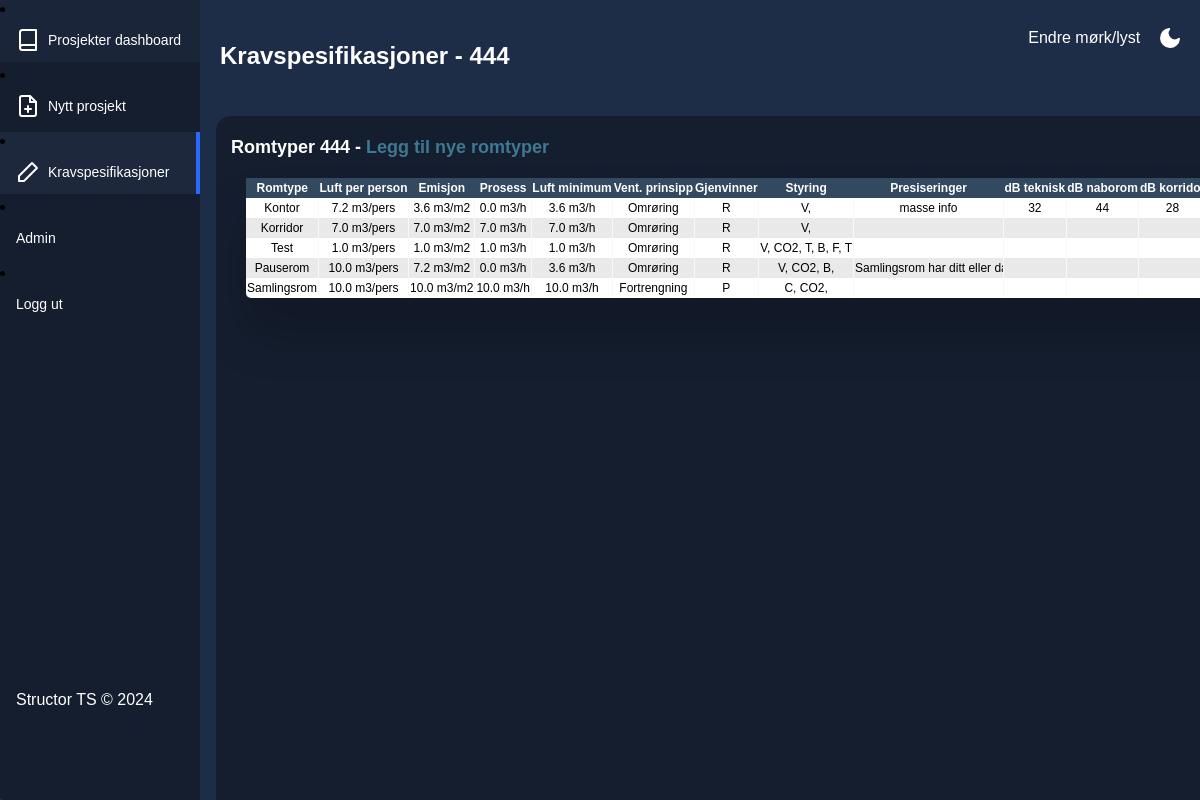
Page /specifications/444 (signed in) on the committed database.
### romskjema/models.py (models this page shows)
class RoomTypes(db.Model):
    __tablename__ = "RoomTypes"
    id = db.Column(db.Integer, primary_key=True, autoincrement=True)
    specification_id = db.Column(db.Integer, db.ForeignKey("Specifications.id"), nullable=False)
    name = db.Column(db.String(50), nullable=False)
    air_per_person = db.Column(db.Float)
    air_emission = db.Column(db.Float)
    air_process = db.Column(db.Float)
    air_minimum = db.Column(db.Float)
    ventilation_principle = db.Column(db.String(50))
    heat_exchange = db.Column(db.String(50))
    room_control = db.Column(db.String(50))
    notes = db.Column(db.String(100))
    db_technical = db.Column(db.String(50))
    db_neighbour = db.Column(db.String(50))
    db_corridor = db.Column(db.String(50))
    comments = db.Column(db.String(20))

### romskjema/specifications/specifications.py (the view)
@specifications_bp.route('/', defaults={'specification': None}, methods=['GET', 'POST'])
@specifications_bp.route('/<specification>', methods=['GET', 'POST'])
@login_required
def specifications(specification):
    specifications = dbo.get_specifications()
    endpoint = request.endpoint
    if request.method == "GET":
        if specification is None:
            return render_template("specifications.html",
                            user=current_user,
                            specifications=specifications,
                            specification=None,
                            endpoint=endpoint)
        else:
            spec_object = dbo.get_specification_by_name(specification)
            specification_data = dbo.get_specification_room_data(specification)
            return render_template("specifications.html",
                                user=current_user,
                                specification=specification,
                                specification_data=specification_data,
                                spec_object = spec_object,
                                endpoint=endpoint)

### romskjema/db_operations.py (called while the page is built)
@login_required
def get_specification_by_name(name: str) -> models.Specifications:
    spec = db.session.query(models.Specifications).filter(models.Specifications.name == name).first()
    return spec

@login_required
def get_specifications() -> list:
    spec_list = []
    specifications = models.Specifications.query.all()
    for spec in specifications:
        spec_list.append(spec)
    return spec_list

@login_required
def get_specification_room_data(specification_name: str):
    data = db.session.query(models.RoomTypes).join(models.Specifications).filter(models.Specifications.name == specification_name).all()
    return data

### romskjema/specifications/templates/specifications.html (shortened to what this page needs)
{% extends "base.html" %}
{% block pagetitle %}Kravspesifikasjoner {% if specification %}- {{specification}}{%endif%}{%endblock%}
{% block page_subtitle %}
  {% if specification %}
    Romtyper {{specification}} - <a href="{{ url_for('specifications.new_room', specification=specification)}}">Legg til nye romtyper</a>
  {% else %}
    Kravspesifikasjoner
  {% endif %}
{% endblock %}
{% block content %}
  {% if specification %}
    <div class="table-wrapper">
      <table id="roomsTable" class="fl-table">
          <thead>
            <tr>
              <th>
                Romtype
              </th>
              <th>
                Luft per person
              </th>
              <th>
                Emisjon
              </th>
              <th>
                Prosess
              </th>
              <th>
                Luft minimum
              </th>
              <th>
                Vent. prinsipp
              </th>
              <th>
                Gjenvinner
              </th>
              <th>
                <div class="table-description-dropdown">Styring
                  </div>
              </th>
              <th>
                Presiseringer
              </th>
              <th>
                  dB teknisk
              </th>
              <th>
                  dB naborom
              </th>
              <th>
                  dB korridor
              </th>
            </tr>
          </thead>
          <tbody>
              {% for data in specification_data %}
            <tr>
              <td>
                {{data.name}}
              </td>
              <td>
                {{data.air_per_person}} m3/pers
              </td>
              <td>
                {{data.air_emission}} m3/m2
              </td>
              <td>
                {{data.air_process}} m3/h
              </td>
              <td>
                  {{data.air_minimum}} m3/h
                </td>
              <td>
                {{data.ventilation_principle}}
              </td>
              <td>
                {{data.heat_exchange}}
              </td>
              <td class="table-cell">
                  {{data.room_control}}
              </td>
              <td>
                  {{data.notes}}
              </td>
              <td>
                  {{data.db_technical}}
              </td>
              <td>
                  {{data.db_neighbour}}
              </td>
              <td>
                  {{data.db_corridor}}
              </td>
            </tr>
            {% endfor %}
          </tbody>
        </table>
      </div>
  {% endif %}
{% endblock %}

### romskjema/static/css/style.css (style rules this page uses)
* { box-sizing: border-box; }
:root { --app-bg: #1e2d47; --sidebar: rgba(21, 30, 47,1); --sidebar-main-color: #fff; --table-border: #1a2131; --table-header: #1a2131; --app-content-main-color: #fff; --sidebar-link: #fff; --sidebar-active-link: #1d283c; --sidebar-hover-link: #1a2539; --action-color: #2869ff; --action-color-hover: #6291fd; --app-content-secondary-color: #1d283c; --filter-reset: #2c394f; --filter-shadow: rgba(16, 24, 39, 0.8) 0px 6px 12px -2px, rgba(0, 0, 0, 0.3) 0px 3px 7px -3px; }
body, html { margin: 0; padding: 0; height: 100%; width: 100%; }
body { overflow: auto; font-family: "Poppins", sans-serif; background-color: var(--app-bg); -webkit-font-smoothing: antialiased; -moz-osx-font-smoothing: grayscale; }
a { text-decoration: none; color:#3e7892; }
.table-description-dropdown { display: inline-block; }

### romskjema/static/css/tables.css (style rules this page uses)
.table-wrapper { margin: 10px 20px 20px; box-shadow: 0px 35px 50px rgba( 0, 0, 0, 0.2 ); overflow: auto; }
.fl-table { color: black; border-radius: 5px; font-size: 12px; font-weight: normal; border: none; border-collapse: collapse; width: 100%; max-width: 100%; white-space: nowrap; background-color: white; }
.fl-table td, .fl-table th { text-align: center; position: relative; padding-top: 3px; padding-bottom: 3px; box-sizing: border-box; }
.fl-table td { border-right: 1px solid #f8f8f8; font-size: 12px; max-width: 150px; overflow: hidden; }
.fl-table thead th { color: #ffffff; background: #324960; }
.fl-table thead th:nth-child(odd) { color: #ffffff; background: #324960; }
.fl-table tr:nth-child(even) { background: #e9e9e9; }

### rows in the picture
RoomTypes: name "Kontor", air_per_person "7.2", air_emission "3.6", air_process "0.0", air_minimum "3.6", ventilation_principle "Omrøring", heat_exchange "R", room_control "V,", notes "masse info", db_technical "32", db_neighbour "44", db_corridor "28"
RoomTypes: name "Korridor", air_per_person "7.0", air_emission "7.0", air_process "7.0", air_minimum "7.0", ventilation_principle "Omrøring", heat_exchange "R", room_control "V,"
RoomTypes: name "Test", air_per_person "1.0", air_emission "1.0", air_process "1.0", air_minimum "1.0", ventilation_principle "Omrøring", heat_exchange "R", room_control "V, CO2, T, B, F, T"
RoomTypes: name "Pauserom", air_per_person "10.0", air_emission "7.2", air_process "0.0", air_minimum "3.6", ventilation_principle "Omrøring", heat_exchange "R", room_control "V, CO2, B,", notes "Samlingsrom har ditt eller…"
RoomTypes: name "Samlingsrom", air_per_person "10.0", air_emission "10.0", air_process "10.0", air_minimum "10.0", ventilation_principle "Fortrengning", heat_exchange "P", room_control "C, CO2,"

### other values in the picture
{{ specification }} "444"
